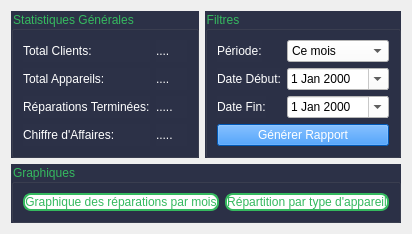
      <widget class="QWidget" name="tabStatistiques">
       <attribute name="title">
        <string>Statistiques &amp; Rapports</string>
       </attribute>
       <layout class="QVBoxLayout" name="verticalLayoutStatistiques">
        <item>
         <layout class="QHBoxLayout" name="horizontalLayoutStatsTop">
          <item>
           <widget class="QGroupBox" name="groupBoxStatsGenerales">
            <property name="styleSheet">
             <string notr="true">font: 700 16pt &quot;Bahnschrift&quot;;
color: rgb(53, 185, 95);
border-color: rgb(53, 185, 95);
background-color: #2c3147;</string>
            </property>
            <property name="title">
             <string>Statistiques Générales</string>
            </property>
            <layout class="QGridLayout" name="gridLayoutStats">
             <item row="0" column="0">
              <widget class="QLabel" name="labelStatsClients">
               <property name="styleSheet">
                <string notr="true">font: 14pt &quot;Bauhaus 93&quot;;
color: rgb(255, 255, 255);</string>
               </property>
               <property name="text">
                <string>Total Clients:</string>
               </property>
              </widget>
             </item>
             <item row="0" column="1">
              <widget class="QLabel" name="labelStatsClientsValue">
               <property name="styleSheet">
                <string notr="true">font: 14pt &quot;Bauhaus 93&quot;;
color: rgb(255, 255, 255);</string>
               </property>
               <property name="text">
                <string>....</string>
               </property>
              </widget>
             </item>
             <item row="1" column="0">
              <widget class="QLabel" name="labelStatsAppareils">
               <property name="styleSheet">
                <string notr="true">font: 14pt &quot;Bauhaus 93&quot;;
color: rgb(255, 255, 255);</string>
               </property>
               <property name="text">
                <string>Total Appareils:</string>
               </property>
              </widget>
             </item>
             <item row="1" column="1">
              <widget class="QLabel" name="labelStatsAppareilsValue">
               <property name="styleSheet">
                <string notr="true">font: 14pt &quot;Bauhaus 93&quot;;
color: rgb(255, 255, 255);</string>
               </property>
               <property name="text">
                <string>....</string>
               </property>
              </widget>
             </item>
             <item row="2" column="0">
              <widget class="QLabel" name="labelStatsReparations">
               <property name="styleSheet">
                <string notr="true">font: 14pt &quot;Bauhaus 93&quot;;
color: rgb(255, 255, 255);</string>
               </property>
               <property name="text">
                <string>Réparations Terminées:</string>
               </property>
              </widget>
             </item>
             <item row="2" column="1">
              <widget class="QLabel" name="labelStatsReparationsValue">
               <property name="styleSheet">
                <string notr="true">font: 14pt &quot;Bauhaus 93&quot;;
color: rgb(255, 255, 255);</string>
               </property>
               <property name="text">
                <string>.....</string>
               </property>
              </widget>
             </item>
             <item row="3" column="0">
              <widget class="QLabel" name="labelStatsCA">
               <property name="styleSheet">
                <string notr="true">font: 14pt &quot;Bauhaus 93&quot;;
color: rgb(255, 255, 255);</string>
               </property>
               <property name="text">
                <string>Chiffre d'Affaires:</string>
               </property>
              </widget>
             </item>
             <item row="3" column="1">
              <widget class="QLabel" name="labelStatsCAValue">
               <property name="styleSheet">
                <string notr="true">font: 14pt &quot;Bauhaus 93&quot;;
color: rgb(255, 255, 255);</string>
               </property>
               <property name="text">
                <string>.....</string>
               </property>
              </widget>
             </item>
            </layout>
           </widget>
          </item>
          <item>
           <widget class="QGroupBox" name="groupBoxFiltres">
            <property name="styleSheet">
             <string notr="true">font: 700 16pt &quot;Bahnschrift&quot;;
color: rgb(53, 185, 95);
border-color: rgb(53, 185, 95);
background-color: #2c3147;</string>
            </property>
            <property name="title">
             <string>Filtres</string>
            </property>
            <layout class="QFormLayout" name="formLayoutFiltres">
             <item row="0" column="0">
              <widget class="QLabel" name="labelPeriode">
               <property name="styleSheet">
                <string notr="true">font: 14pt &quot;Bauhaus 93&quot;;
color: rgb(255, 255, 255);</string>
               </property>
               <property name="text">
                <string>Période:</string>
               </property>
              </widget>
             </item>
             <item row="0" column="1">
              <widget class="QComboBox" name="comboBoxPeriode">
               <property name="styleSheet">
                <string notr="true">background-color: rgb(255, 255, 255);
color: black;
border-color: rgb(0, 0, 0);
font: 10pt &quot;Segoe UI&quot;;
</string>
               </property>
               <item>
                <property name="text">
                 <string>Ce mois</string>
                </property>
               </item>
               <item>
                <property name="text">
                 <string>Ce trimestre</string>
                </property>
               </item>
               <item>
                <property name="text">
                 <string>Cette année</string>
                </property>
               </item>
               <item>
                <property name="text">
                 <string>Personnalisé</string>
                </property>
               </item>
              </widget>
             </item>
             <item row="1" column="0">
              <widget class="QLabel" name="labelDateDebut">
               <property name="styleSheet">
                <string notr="true">font: 14pt &quot;Bauhaus 93&quot;;
color: rgb(255, 255, 255);</string>
               </property>
               <property name="text">
                <string>Date Début:</string>
               </property>
              </widget>
             </item>
             <item row="1" column="1">
              <widget class="QDateEdit" name="dateEditDebut">
               <property name="styleSheet">
                <string notr="true">background-color: rgb(255, 255, 255);font: 9pt &quot;Segoe UI&quot;;
color: black;
border-color: rgb(0, 0, 0);</string>
               </property>
               <property name="calendarPopup">
                <bool>true</bool>
               </property>
              </widget>
             </item>
             <item row="2" column="0">
              <widget class="QLabel" name="labelDateFin">
               <property name="styleSheet">
                <string notr="true">font: 14pt &quot;Bauhaus 93&quot;;
color: rgb(255, 255, 255);</string>
               </property>
               <property name="text">
                <string>Date Fin:</string>
               </property>
              </widget>
             </item>
             <item row="2" column="1">
              <widget class="QDateEdit" name="dateEditFin">
               <property name="styleSheet">
                <string notr="true">background-color: rgb(255, 255, 255);font: 9pt &quot;Segoe UI&quot;;
color: black;
border-color: rgb(0, 0, 0);</string>
               </property>
               <property name="calendarPopup">
                <bool>true</bool>
               </property>
              </widget>
             </item>
             <item row="3" column="0" colspan="2">
              <widget class="QPushButton" name="btnGenererRapport">
               <property name="styleSheet">
                <string notr="true">background-color: #007BFF;
color: rgb(255, 255, 255);
font: 900 12pt &quot;Swis721 BlkCn BT&quot;;</string>
               </property>
               <property name="text">
                <string>Générer Rapport</string>
               </property>
              </widget>
             </item>
            </layout>
           </widget>
          </item>
         </layout>
        </item>
        <item>
         <widget class="QGroupBox" name="groupBoxGraphiques">
          <property name="styleSheet">
           <string notr="true">font: 700 16pt &quot;Bahnschrift&quot;;
color: rgb(53, 185, 95);
border-color: #35b95f;
background-color: #2c3147;</string>
          </property>
          <property name="title">
           <string>Graphiques</string>
          </property>
          <layout class="QHBoxLayout" name="horizontalLayoutGraphiques">
           <item>
            <widget class="QLabel" name="labelGraphiquePlaceholder">
             <property name="styleSheet">
              <string notr="true">background-color: white;
border: 2px solid #35b95f;
border-radius: 8px;</string>
             </property>
             <property name="text">
              <string>Graphique des réparations par mois</string>
             </property>
             <property name="alignment">
              <set>Qt::AlignmentFlag::AlignCenter</set>
             </property>
            </widget>
           </item>
           <item>
            <widget class="QLabel" name="labelGraphique2Placeholder">
             <property name="styleSheet">
              <string notr="true">background-color: white;
border: 2px solid #35b95f;
border-radius: 8px;</string>
             </property>
             <property name="text">
              <string>Répartition par type d'appareil</string>
             </property>
             <property name="alignment">
              <set>Qt::AlignmentFlag::AlignCenter</set>
             </property>
            </widget>
           </item>
          </layout>
         </widget>
        </item>
       </layout>
      </widget>
